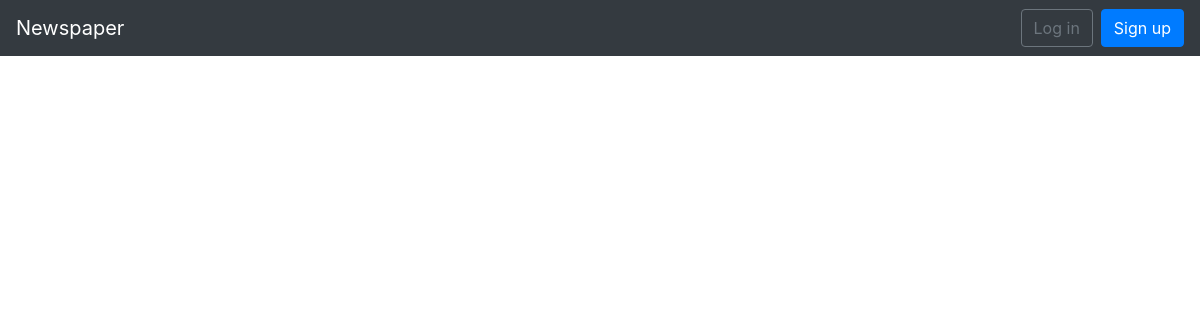
The page /articles/ on the database as committed earlier.
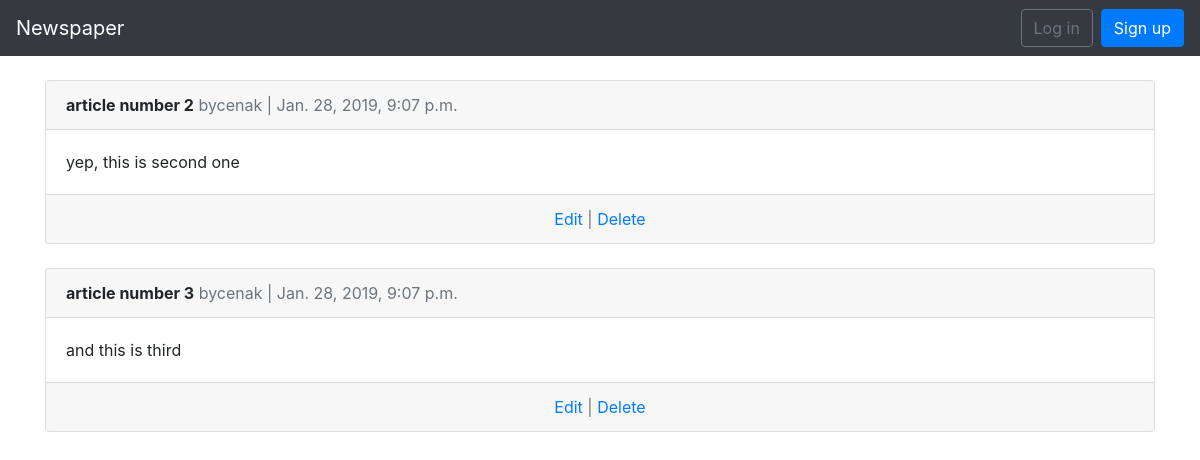
The same page on the database as committed later.
### articles/models.py (models this page shows, shortened)
class Article(models.Model):
    title = models.CharField(max_length=255)
    body = models.TextField()
    date = models.DateTimeField(auto_now_add=True)
    author = models.ForeignKey(
        settings.AUTH_USER_MODEL,
        on_delete = models.CASCADE,
    )

### users/models.py (models this page shows)
class CustomUser(AbstractUser):
    age = models.PositiveIntegerField(default=0)

### articles/views.py (the view)
# urls.py: path('', views.ArticleListView.as_view(), name='article_list'),
class ArticleListView(ListView):
    model = models.Article
    template_name = 'article_list.html'

### templates/article_list.html (shortened to what this page needs)
{% extends 'base.html' %}
{% block content %}
  {% for article in object_list %}
    <div class="card">
      <div class="card-header">
        <span class="font-weight-bold">{{ article.title }}</span>
        <span class="text-muted">by{{ article.author }} | {{ article.date }}</span>
      </div>
      <div class="card-body">
        {{ article.body }}
      </div>
      <div class="card-footer text-center text-muted">
        <a href="{% url 'article_edit' article.pk %}">Edit</a> | <a href="{% url 'article_delete' article.pk %}">Delete</a>
      </div>
    </div>
    <br />
  {% endfor %}
{% endblock content %}

### templates/base.html (shortened to what this page needs)
<!DOCTYPE html>
<html lang="en">
  <head>
    <link rel="stylesheet" href="https://maxcdn.bootstrapcdn.com/bootstrap/4.0.0/css/bootstrap.min.css">
  </head>
  <body>
    <nav class="navbar navbar-expand-md navbar-dark bg-dark mb-4">
      <a class="navbar-brand" href="{% url 'home' %}">Newspaper</a>
      <div class="collapse navbar-collapse" id="navbarCollapse">
        {% if user.is_authenticated %}
          <ul class="navbar-nav ml-auto">
            <li class="nav-item">
              <a class="nav-link dropdown-toggle" href="#" id="userMenu" data-toggle="dropdown" aria-haspopup="true" aria-expanded="false">
                {{ user.username }}
              </a>
              <div class="dropdown-menu dropdown-menu-right" aria-labelledby="userMenu">
                <a class="dropdown-item" href="{% url 'password_change' %}">Change password</a>
                <div class="dropdown-divider"></div>
                <a class="dropdown-item" href="{% url 'logout' %}">Log out</a>
              </div>
            </li>
          </ul>
        {% else %}
          <form class="form-inline ml-auto">
            <a href="{% url 'login' %}" class="btn btn-outline-secondary">Log in</a>
            <a href="{% url 'signup' %}" class="btn btn-primary ml-2">Sign up</a>
          </form>
        {% endif %}
      </div>
    </nav>
    <div class="container">
       {% block content %}
       {% endblock %}
    </div>
  </body>
</html>

Rows that differ between the two databases and show on the page:
added Article: title "article number 2", author "cenak", date "Jan. 28, 2019, 9:07 p.m.", body "yep, this is second one"
added Article: title "article number 3", author "cenak", date "Jan. 28, 2019, 9:07 p.m.", body "and this is third"
